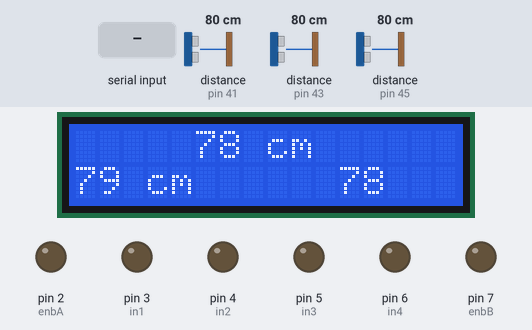
The sketch below on a simulated Arduino Mega 2560, built with avr-gcc and run on an emulated ATmega2560. Shown: 16×2 character LCD, output pins drawn as LEDs (lit = HIGH). Wiring (inferred from the names in the program): 3 × ultrasonic range finder: trigger pin 40, echo pin 41 / trigger pin 42, echo pin 43 / trigger pin 44, echo pin 45. The test bench sets the inputs (shaded band); at power-on: distance to the obstacle (sensors on pin 41, pin 43, pin 45) 80 cm. The echo pulse lasts 58.3 µs per cm; no radio packets arrive unless stated; pins used as bus, display or sensor lines are not drawn; what the sketch prints to the serial monitor is not drawn.

Above: at 1.2 s.
1.3 s: "12\n" received over the second serial link
At 2.8 s:
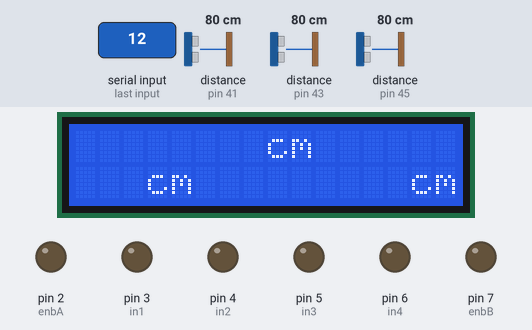
3.7 s: "13\n" received over the second serial link
At 3.96 s:
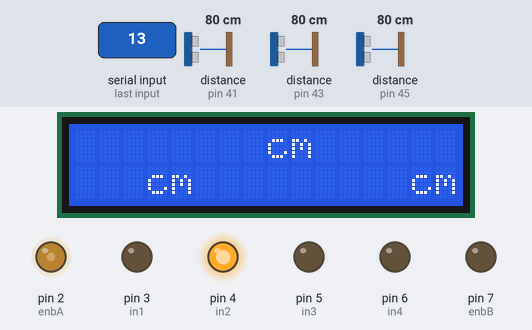
5.6 s: "14\n" received over the second serial link
At 5.82 s:
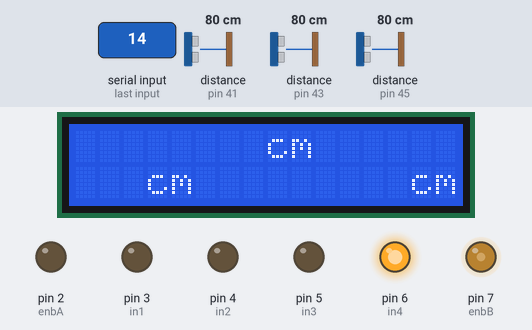
7.5 s: distance to the obstacle (sensor on pin 41) set to 2 cm
At 8.3 s:
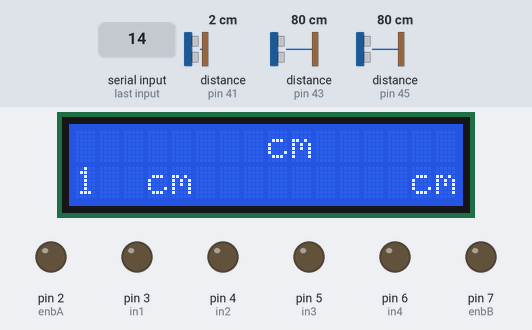
9.9 s: distance to the obstacle (sensor on pin 43) set to 2 cm
At 12.1 s:
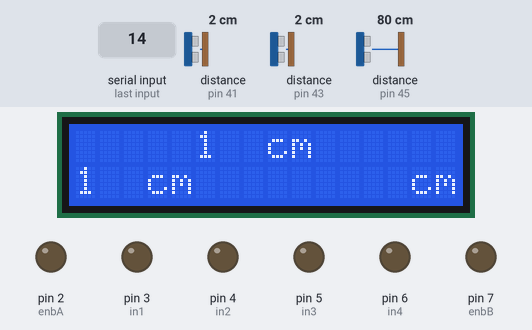
12.9 s: "15\n" received over the second serial link
At 14.8 s:
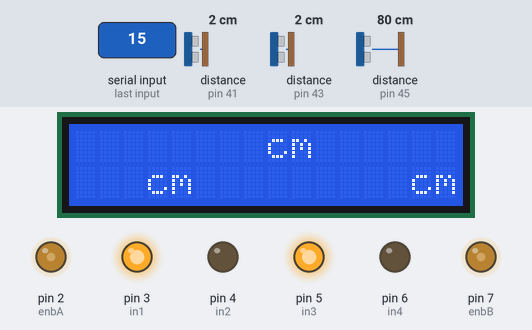
Timing chart, 0 to 16.5 s (numbered marks = the images above; inputs shaded):
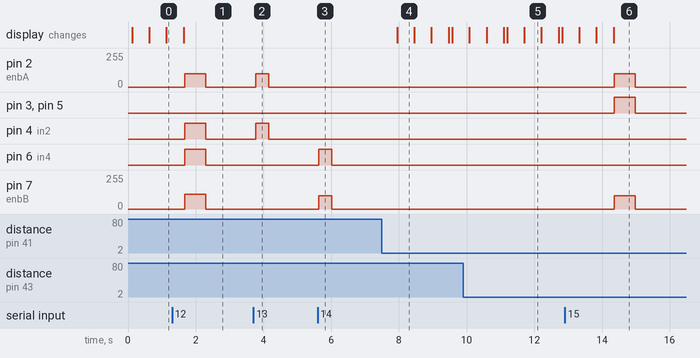

The sketch:

Arduino_MEGA.ino
```cpp
#include <SPI.h> // thư viện chuẩn giao tiếp SPI
#include <nRF24L01.h>
#include <RF24.h> // Thư viện nrf24l01

RF24 radio(8,9); // CE, CSN
const byte diachi[6] = "12345";// địa chỉ

#include <Wire.h>
#include <LiquidCrystal_I2C.h>
LiquidCrystal_I2C lcd(0x27,16,2);
String s = "";
String s1 = "";
unsigned long t1 = 0;

const int trig1 = 40;
const int echo1 = 41;

const int trig2 = 42;
const int echo2 = 43;

const int trig3 = 44;
const int echo3 = 45;

unsigned long tg1, tg2, tg3;
int kc1, kc2, kc3;

String a = "",b = "",d = "";

int enbA = 2;
int in1 = 3;
int in2 = 4;
int in3 = 5;
int in4 = 6;
int enbB = 7;

void setupNRF24L01()
{
  radio.begin();
  if(!radio.begin())
  { Serial.println("Module khong khoi dong duoc");
    while(1) {}
  }
  radio.openReadingPipe(1,diachi);
  radio.setPALevel(RF24_PA_MIN);
  radio.startListening();

  if(!radio.available())
  { Serial.println("Chua ket noi duoc");
    Serial.println("nhanh");
  }

}
void tien(int tocdo)
{ analogWrite(enbA, tocdo);
  analogWrite(enbB, tocdo + 11);
  digitalWrite(in1, 0);
  digitalWrite(in2, 1);
  digitalWrite(in3, 0);
  digitalWrite(in4, 1);
}

void dung(int tocdo)
{ analogWrite(enbA, 0);
  analogWrite(enbB, 0);
  digitalWrite(in1, 0);
  digitalWrite(in2, 0);
  digitalWrite(in3, 0);
  digitalWrite(in4, 0);
}

void phai(int tocdo)
{ analogWrite(enbA, tocdo);
  analogWrite(enbB, 0);
  digitalWrite(in1, 0);
  digitalWrite(in2, 1);
  digitalWrite(in3, 0);
  digitalWrite(in4, 0);
}

void trai(int tocdo)
{ analogWrite(enbA, 0);
  analogWrite(enbB, tocdo);
  digitalWrite(in1, 0);
  digitalWrite(in2, 0);
  digitalWrite(in3, 0);
  digitalWrite(in4, 1);
}

void lui(int tocdo)
{ analogWrite(enbA, tocdo);
  analogWrite(enbB, tocdo);
  digitalWrite(in1, 1);
  digitalWrite(in2, 0);
  digitalWrite(in3, 1);
  digitalWrite(in4, 0);
}

void setupxe()
{
  pinMode(in1, OUTPUT);
  pinMode(in2, OUTPUT);
  pinMode(in3, OUTPUT);
  pinMode(in4, OUTPUT);
  pinMode(enbA, OUTPUT);
  pinMode(enbB, OUTPUT);
  digitalWrite(in1, LOW);
  digitalWrite(in2, LOW);
  digitalWrite(in3, LOW);
  digitalWrite(in4, LOW);
  digitalWrite(enbA, LOW);
  digitalWrite(enbB, LOW);
}

void tudong()
{
  if(kc2 >= 40)
  { if( kc1 >= 20 & kc3 >= 20)
    { tien(90);
       Serial.println("tien");
    }
    else if((kc1 < 20))
    {
      phai(50);
      Serial.println("phai");
    }
    else if((kc3 < 20))
    {
      trai(75);
      Serial.println("trai");
    }
  }
//   else if(kc2 <= 40 && kc2 >= 30)
//  {
//    if((kc1 < 20))
//    {
//      phai(75);
//      Serial.println("phai");
//    }
//    else if((kc3 < 20))
//    {
//      trai(75);
//      Serial.println("trai");
//    }
//  }
  else
    {
      lui(75);
      Serial.println("dung");
    }

}

void setupSRF05()
{
  pinMode(trig1, OUTPUT);
  pinMode(echo1, INPUT);
  pinMode(trig2, OUTPUT);
  pinMode(echo2, INPUT);
  pinMode(trig3, OUTPUT);
  pinMode(echo3, INPUT);
}

void setup()
{
  Serial3.begin(9600);
  Serial.begin(9600);
  setupSRF05();
  setupxe();
  lcd.init();
  lcd.backlight();
  setupNRF24L01();
}

void doSRF05()
{
  digitalWrite(trig1,0);
  delayMicroseconds(2);
  digitalWrite(trig1,1);
  delayMicroseconds(10);
  digitalWrite(trig1,0);

  tg1= pulseIn(echo1, HIGH);
  kc1=int(tg1 * 0.034 / 2 );

  digitalWrite(trig2,0);
  delayMicroseconds(2);
  digitalWrite(trig2,1);
  delayMicroseconds(10);
  digitalWrite(trig2,0);

  tg2= pulseIn(echo2, HIGH);
  kc2=int(tg2 * 0.034 / 2 );

  digitalWrite(trig3,0);
  delayMicroseconds(2);
  digitalWrite(trig3,1);
  delayMicroseconds(10);
  digitalWrite(trig3,0);

  tg3= pulseIn(echo3, HIGH);
  kc3=int(tg3 * 0.034 / 2 );
   if(millis() - t1 > 100)
  {
    lcd.setCursor(0,1);
    lcd.print(kc1);
    delay(500);
    lcd.setCursor(3,1);
    lcd.print("cm");

    lcd.setCursor(5,0);
    lcd.print(kc2);
    delay(500);
    lcd.setCursor(8,0);
    lcd.print("cm");

    lcd.setCursor(11,1);
    lcd.print(kc3);
    delay(500);
    lcd.setCursor(14,1);
    lcd.print("cm");
    t1 = millis();
  }


  lcd.setCursor(5,0);
  lcd.print("   ");
  lcd.setCursor(0,1);
  lcd.print("   ");
  lcd.setCursor(11,1);
  lcd.print("   ");

}
void nhanESPvaNRF()
{
  const char text7[]="0";
  const char text6[]="1";
  const char text5[]="2";
  const char text4[]="5";
  const char text3[]="4";
  const char text2[]="3";

  char text[32] = "";
  radio.read(&text, sizeof(text));

  if(Serial3.available() ||  radio.available())
  {
    char c = Serial3.read();
    //Serial.println(c);
    s += c;
    if (c == '\n')
    {
      s = "";

    }
      if (c == '1' || strcmp(text, text6) == 0)
      {
          a = '1';
          b = '0';
      }
      if (c == '0' || strcmp(text, text7) == 0)
      {
          a = '0';
          b = '0';
      }
      if (c == '2' || strcmp(text, text5) == 0)
      {
          b = '2';
      }
      if (c == '3' || strcmp(text, text2) == 0)
      {
          b = '3';
      }
      if (c == '4' || strcmp(text, text3) == 0)
      {
          b = '4';
      }
      if (c == '5' || strcmp(text, text4) == 0)
      {
          b = '5';
      }

      d = a + b;
      b = "0";
      Serial.println(d);
  }
}
void dieukhienxe()
{
   if( a == "0")
    {
      tudong();
    }
    if ( d == "10")
    {
      dung(100);
      Serial.println("dung");
    }
    if ( d == "12")
    {
      tien(100);
      Serial.println("tien");
      delay(500);
      //dung(100);
    }
    if ( d == "13")
    {
      phai(100);
      Serial.println("phai");
      delay(250);
      //dung(100);
    }
    if ( d == "14")
    {
      trai(100);
      Serial.println("trai");
      delay(250);
      //dung(100);
    }
    if ( d == "15")
    {
      lui(100);
      Serial.println("lui");
      delay(500);
      //dung(100);
    }
}
void loop()
{
  doSRF05();
  nhanESPvaNRF();
  dieukhienxe();
  if(millis() - t1 > 100)
  { s1 = "A" + (String)kc1 + "B" + (String)kc2 + "C" + (String)kc3 + "D";
    Serial3.println(s1);
    delay(100);
    t1 = millis();
  }

}
```

Measured:
- after the input at 1.3 s, pin 2 (enbA): 0/255 → 100/255 after 0.37 s, → 0/255 0.63 s later; pin 4 (in2), pin 6 (in4): LOW → HIGH after 0.37 s, → LOW 0.63 s later; pin 7 (enbB): 0/255 → 111/255 after 0.37 s, → 0/255 0.63 s later
- after the input at 3.7 s, pin 2 (enbA): 0/255 → 100/255 after 0.08 s, → 0/255 0.38 s later; pin 4 (in2): LOW → HIGH after 0.08 s, → LOW 0.38 s later
- after the input at 5.6 s, pin 6 (in4): LOW → HIGH at once, → LOW 0.38 s later; pin 7 (enbB): 0/255 → 100/255 at once, → 0/255 0.38 s later
- after the input at 7.5 s, the display: changes after 0.45 s (image 4)
- after the input at 12.9 s, pin 2 (enbA), pin 7 (enbB): 0/255 → 100/255 after 1.5 s, → 0/255 0.62 s later; pin 3 (in1), pin 5 (in3): LOW → HIGH after 1.5 s, → LOW 0.62 s later
- what the display in image 4 shows lasts 0.5 s, from 8.0 s to 8.5 s
